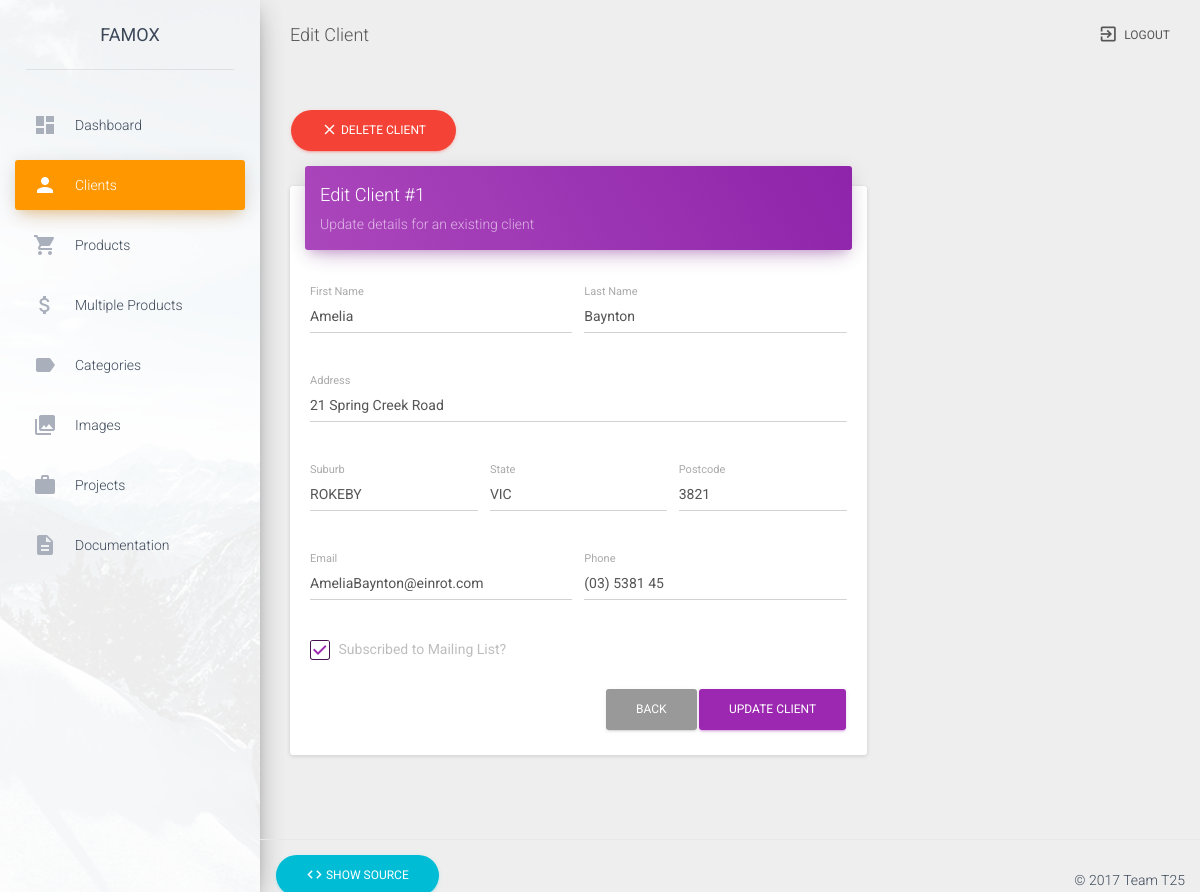
Page /Ass2/clients/edit.php?id=1 (signed in) on the committed database.
### tables this page shows
CREATE TABLE IF NOT EXISTS `client` (
  `id` INT NOT NULL AUTO_INCREMENT,
  `first_name` VARCHAR(50) NOT NULL,
  `last_name` VARCHAR(50) NOT NULL,
  `address_street` VARCHAR(100) NULL DEFAULT NULL,
  `address_suburb` VARCHAR(50) NULL DEFAULT NULL,
  `address_state` VARCHAR(6) NULL DEFAULT NULL,
  `address_postcode` VARCHAR(4) NULL DEFAULT NULL,
  `email` VARCHAR(50) NULL DEFAULT NULL,
  `phone` VARCHAR(12) NULL DEFAULT NULL,
  `is_subscribed` TINYINT NOT NULL DEFAULT 0,
  PRIMARY KEY (`id`));

### Ass2/clients/edit.php (called while the page is built, shortened)
<?php
  require_once("../config.php");
  require_once("includes/functions.php");
  $client = getClient($_GET["id"]);
  include_once("../includes/header.php");
  include_once("includes/edit_form.php");
  include_once("../includes/footer.php");
?>

### Ass2/clients/includes/functions.php (called while the page is built, shortened)
<?php
  require_once("../config.php");
  function getClient($id) {
    global $conn;
    $query = "SELECT * FROM client WHERE id = ?";
    $pquery = $conn->prepare($query);
    $pquery->bind_param("i", $id);
    $pquery->execute();
    $result = $pquery->get_result();
    return $result->fetch_assoc();
  }
?>

### Ass2/clients/includes/edit_form.php (the view, shortened to what this page needs)
<div class="container-fluid">
  <div class="row">
    <div class="col-md-8">
      <a href="delete.php?id=<?php echo $client["id"]; ?>" class="confirm-delete">
        <button class="btn btn-danger btn-round">
					<i class="material-icons">close</i> Delete Client
					<div class="ripple-container"></div>
        </button>
      </a>
      <div class="card">
        <div class="card-header" data-background-color="purple">
          <h4 class="title">Edit Client #<?php echo $client["id"]; ?></h4>
          <p class="category">Update details for an existing client</p>
        </div>
        <div class="card-content">
          <form method="post" action="">
            <div class="row">
              <div class="col-md-6">
                <div class="form-group label-floating">
                  <label class="control-label">First Name</label>
                  <input type="text" name="first_name" class="form-control" value="<?php echo $client["first_name"]; ?>" required>
                </div>
              </div>
              <div class="col-md-6">
                <div class="form-group label-floating">
                  <label class="control-label">Last Name</label>
                  <input type="text" name="last_name" class="form-control" value="<?php echo $client["last_name"]; ?>" required>
                </div>
              </div>
            </div>
            <div class="row">
              <div class="col-md-12">
  							<div class="form-group label-floating">
  								<label class="control-label">Address</label>
  								<input type="text" name="address_street" class="form-control" value="<?php echo $client["address_street"]; ?>">
  							</div>
              </div>
            </div>
            <div class="row">
              <div class="col-md-4">
    						<div class="form-group label-floating">
    							<label class="control-label">Suburb</label>
    							<input type="text" name="address_suburb" class="form-control" value="<?php echo $client["address_suburb"]; ?>">
    						</div>
              </div>
              <div class="col-md-4">
    						<div class="form-group label-floating">
    							<label class="control-label">State</label>
    							<input type="text" name="address_state" class="form-control" value="<?php echo $client["address_state"]; ?>">
    						</div>
              </div>
              <div class="col-md-4">
    						<div class="form-group label-floating">
    							<label class="control-label">Postcode</label>
    							<input type="text" name="address_postcode" class="form-control" value="<?php echo $client["address_postcode"]; ?>">
    						</div>
              </div>
            </div>
            <div class="row">
              <div class="col-md-6">
                <div class="form-group label-floating">
                  <label class="control-label">Email</label>
                  <input type="text" name="email" class="form-control" value="<?php echo $client["email"]; ?>" required>
                </div>
              </div>
              <div class="col-md-6">
                <div class="form-group label-floating">
                  <label class="control-label">Phone</label>
                  <input type="text" name="phone" class="form-control" value="<?php echo $client["phone"]; ?>" required>
                </div>
              </div>
            </div>
            <div class="row">
              <div class="col-md-12">
                <div class="checkbox">
                	<label>
                		Subscribed to Mailing List?
                	</label>
                </div>
              </div>
            </div>
            <button type="submit" class="btn btn-primary pull-right">Update Client</button>
            <a href="." class="btn pull-right">Back</a>
            <div class="clearfix"></div>
          </form>
        </div>
      </div>
    </div>
  </div>
</div>

### rows in the picture
client: id "1", first_name "Amelia", last_name "Baynton", address_street "21 Spring Creek Road", address_suburb "ROKEBY", address_state "VIC", address_postcode "3821", email "AmeliaBaynton@einrot.com", phone "(03) 5381 45"

### other values in the picture
$pageTitle "Edit Client"
